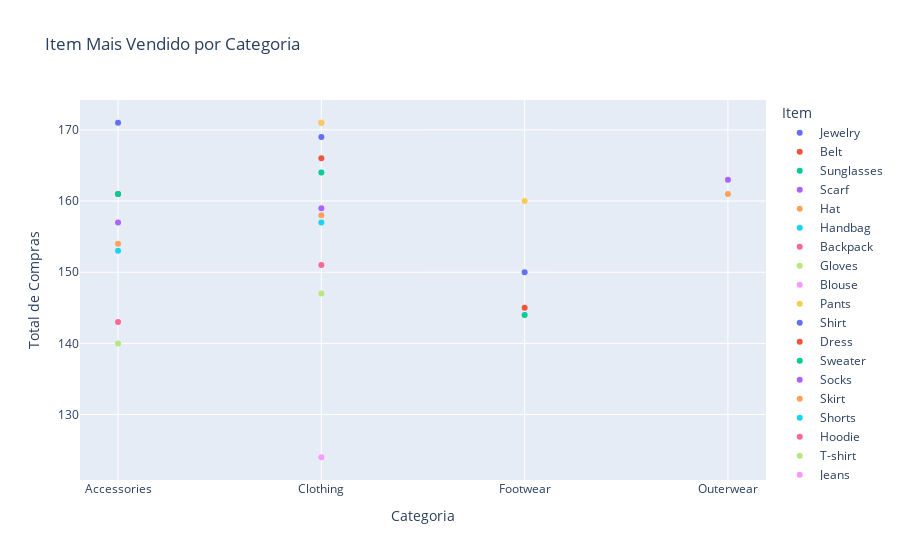

The notebook cell this image was saved under:
### Code cell
px.scatter(df_item_categoria, 
             x='Category', 
             y='Total de Compras', 
             color='Item Purchased', 
             title='Item Mais Vendido por Categoria',
             labels={'Total de Compras': 'Total de Compras', 'Category': 'Categoria', 'Item Purchased': 'Item'})

### Figure 1 — Plotly figure (JSON) as saved in the notebook; plotly's stock layout.template omitted (floating-point values rounded to 4 significant figures)
{"data": [{"hovertemplate": "Item=Jewelry<br>Categoria=%{x}<br>Total de Compras=%{y}<extra></extra>", "legendgroup": "Jewelry", "marker": {"color": "#636efa", "symbol": "circle"}, "mode": "markers", "name": "Jewelry", "orientation": "v", "showlegend": true, "type": "scatter", "x": ["Accessories"], "xaxis": "x", "y": [171], "yaxis": "y"}, {"hovertemplate": "Item=Belt<br>Categoria=%{x}<br>Total de Compras=%{y}<extra></extra>", "legendgroup": "Belt", "marker": {"color": "#EF553B", "symbol": "circle"}, "mode": "markers", "name": "Belt", "orientation": "v", "showlegend": true, "type": "scatter", "x": ["Accessories"], "xaxis": "x", "y": [161], "yaxis": "y"}, {"hovertemplate": "Item=Sunglasses<br>Categoria=%{x}<br>Total de Compras=%{y}<extra></extra>", "legendgroup": "Sunglasses", "marker": {"color": "#00cc96", "symbol": "circle"}, "mode": "markers", "name": "Sunglasses", "orientation": "v", "showlegend": true, "type": "scatter", "x": ["Accessories"], "xaxis": "x", "y": [161], "yaxis": "y"}, {"hovertemplate": "Item=Scarf<br>Categoria=%{x}<br>Total de Compras=%{y}<extra></extra>", "legendgroup": "Scarf", "marker": {"color": "#ab63fa", "symbol": "circle"}, "mode": "markers", "name": "Scarf", "orientation": "v", "showlegend": true, "type": "scatter", "x": ["Accessories"], "xaxis": "x", "y": [157], "yaxis": "y"}, {"hovertemplate": "Item=Hat<br>Categoria=%{x}<br>Total de Compras=%{y}<extra></extra>", "legendgroup": "Hat", "marker": {"color": "#FFA15A", "symbol": "circle"}, "mode": "markers", "name": "Hat", "orientation": "v", "showlegend": true, "type": "scatter", "x": ["Accessories"], "xaxis": "x", "y": [154], "yaxis": "y"}, {"hovertemplate": "Item=Handbag<br>Categoria=%{x}<br>Total de Compras=%{y}<extra></extra>", "legendgroup": "Handbag", "marker": {"color": "#19d3f3", "symbol": "circle"}, "mode": "markers", "name": "Handbag", "orientation": "v", "showlegend": true, "type": "scatter", "x": ["Accessories"], "xaxis": "x", "y": [153], "yaxis": "y"}, {"hovertemplate": "Item=Backpack<br>Categoria=%{x}<br>Total de Compras=%{y}<extra></extra>", "legendgroup": "Backpack", "marker": {"color": "#FF6692", "symbol": "circle"}, "mode": "markers", "name": "Backpack", "orientation": "v", "showlegend": true, "type": "scatter", "x": ["Accessories"], "xaxis": "x", "y": [143], "yaxis": "y"}, {"hovertemplate": "Item=Gloves<br>Categoria=%{x}<br>Total de Compras=%{y}<extra></extra>", "legendgroup": "Gloves", "marker": {"color": "#B6E880", "symbol": "circle"}, "mode": "markers", "name": "Gloves", "orientation": "v", "showlegend": true, "type": "scatter", "x": ["Accessories"], "xaxis": "x", "y": [140], "yaxis": "y"}, {"hovertemplate": "Item=Blouse<br>Categoria=%{x}<br>Total de Compras=%{y}<extra></extra>", "legendgroup": "Blouse", "marker": {"color": "#FF97FF", "symbol": "circle"}, "mode": "markers", "name": "Blouse", "orientation": "v", "showlegend": true, "type": "scatter", "x": ["Clothing"], "xaxis": "x", "y": [171], "yaxis": "y"}, {"hovertemplate": "Item=Pants<br>Categoria=%{x}<br>Total de Compras=%{y}<extra></extra>", "legendgroup": "Pants", "marker": {"color": "#FECB52", "symbol": "circle"}, "mode": "markers", "name": "Pants", "orientation": "v", "showlegend": true, "type": "scatter", "x": ["Clothing"], "xaxis": "x", "y": [171], "yaxis": "y"}, {"hovertemplate": "Item=Shirt<br>Categoria=%{x}<br>Total de Compras=%{y}<extra></extra>", "legendgroup": "Shirt", "marker": {"color": "#636efa", "symbol": "circle"}, "mode": "markers", "name": "Shirt", "orientation": "v", "showlegend": true, "type": "scatter", "x": ["Clothing"], "xaxis": "x", "y": [169], "yaxis": "y"}, {"hovertemplate": "Item=Dress<br>Categoria=%{x}<br>Total de Compras=%{y}<extra></extra>", "legendgroup": "Dress", "marker": {"color": "#EF553B", "symbol": "circle"}, "mode": "markers", "name": "Dress", "orientation": "v", "showlegend": true, "type": "scatter", "x": ["Clothing"], "xaxis": "x", "y": [166], "yaxis": "y"}, {"hovertemplate": "Item=Sweater<br>Categoria=%{x}<br>Total de Compras=%{y}<extra></extra>", "legendgroup": "Sweater", "marker": {"color": "#00cc96", "symbol": "circle"}, "mode": "markers", "name": "Sweater", "orientation": "v", "showlegend": true, "type": "scatter", "x": ["Clothing"], "xaxis": "x", "y": [164], "yaxis": "y"}, {"hovertemplate": "Item=Socks<br>Categoria=%{x}<br>Total de Compras=%{y}<extra></extra>", "legendgroup": "Socks", "marker": {"color": "#ab63fa", "symbol": "circle"}, "mode": "markers", "name": "Socks", "orientation": "v", "showlegend": true, "type": "scatter", "x": ["Clothing"], "xaxis": "x", "y": [159], "yaxis": "y"}, {"hovertemplate": "Item=Skirt<br>Categoria=%{x}<br>Total de Compras=%{y}<extra></extra>", "legendgroup": "Skirt", "marker": {"color": "#FFA15A", "symbol": "circle"}, "mode": "markers", "name": "Skirt", "orientation": "v", "showlegend": true, "type": "scatter", "x": ["Clothing"], "xaxis": "x", "y": [158], "yaxis": "y"}, {"hovertemplate": "Item=Shorts<br>Categoria=%{x}<br>Total de Compras=%{y}<extra></extra>", "legendgroup": "Shorts", "marker": {"color": "#19d3f3", "symbol": "circle"}, "mode": "markers", "name": "Shorts", "orientation": "v", "showlegend": true, "type": "scatter", "x": ["Clothing"], "xaxis": "x", "y": [157], "yaxis": "y"}, {"hovertemplate": "Item=Hoodie<br>Categoria=%{x}<br>Total de Compras=%{y}<extra></extra>", "legendgroup": "Hoodie", "marker": {"color": "#FF6692", "symbol": "circle"}, "mode": "markers", "name": "Hoodie", "orientation": "v", "showlegend": true, "type": "scatter", "x": ["Clothing"], "xaxis": "x", "y": [151], "yaxis": "y"}, {"hovertemplate": "Item=T-shirt<br>Categoria=%{x}<br>Total de Compras=%{y}<extra></extra>", "legendgroup": "T-shirt", "marker": {"color": "#B6E880", "symbol": "circle"}, "mode": "markers", "name": "T-shirt", "orientation": "v", "showlegend": true, "type": "scatter", "x": ["Clothing"], "xaxis": "x", "y": [147], "yaxis": "y"}, {"hovertemplate": "Item=Jeans<br>Categoria=%{x}<br>Total de Compras=%{y}<extra></extra>", "legendgroup": "Jeans", "marker": {"color": "#FF97FF", "symbol": "circle"}, "mode": "markers", "name": "Jeans", "orientation": "v", "showlegend": true, "type": "scatter", "x": ["Clothing"], "xaxis": "x", "y": [124], "yaxis": "y"}, {"hovertemplate": "Item=Sandals<br>Categoria=%{x}<br>Total de Compras=%{y}<extra></extra>", "legendgroup": "Sandals", "marker": {"color": "#FECB52", "symbol": "circle"}, "mode": "markers", "name": "Sandals", "orientation": "v", "showlegend": true, "type": "scatter", "x": ["Footwear"], "xaxis": "x", "y": [160], "yaxis": "y"}, {"hovertemplate": "Item=Shoes<br>Categoria=%{x}<br>Total de Compras=%{y}<extra></extra>", "legendgroup": "Shoes", "marker": {"color": "#636efa", "symbol": "circle"}, "mode": "markers", "name": "Shoes", "orientation": "v", "showlegend": true, "type": "scatter", "x": ["Footwear"], "xaxis": "x", "y": [150], "yaxis": "y"}, {"hovertemplate": "Item=Sneakers<br>Categoria=%{x}<br>Total de Compras=%{y}<extra></extra>", "legendgroup": "Sneakers", "marker": {"color": "#EF553B", "symbol": "circle"}, "mode": "markers", "name": "Sneakers", "orientation": "v", "showlegend": true, "type": "scatter", "x": ["Footwear"], "xaxis": "x", "y": [145], "yaxis": "y"}, {"hovertemplate": "Item=Boots<br>Categoria=%{x}<br>Total de Compras=%{y}<extra></extra>", "legendgroup": "Boots", "marker": {"color": "#00cc96", "symbol": "circle"}, "mode": "markers", "name": "Boots", "orientation": "v", "showlegend": true, "type": "scatter", "x": ["Footwear"], "xaxis": "x", "y": [144], "yaxis": "y"}, {"hovertemplate": "Item=Jacket<br>Categoria=%{x}<br>Total de Compras=%{y}<extra></extra>", "legendgroup": "Jacket", "marker": {"color": "#ab63fa", "symbol": "circle"}, "mode": "markers", "name": "Jacket", "orientation": "v", "showlegend": true, "type": "scatter", "x": ["Outerwear"], "xaxis": "x", "y": [163], "yaxis": "y"}, {"hovertemplate": "Item=Coat<br>Categoria=%{x}<br>Total de Compras=%{y}<extra></extra>", "legendgroup": "Coat", "marker": {"color": "#FFA15A", "symbol": "circle"}, "mode": "markers", "name": "Coat", "orientation": "v", "showlegend": true, "type": "scatter", "x": ["Outerwear"], "xaxis": "x", "y": [161], "yaxis": "y"}], "layout": {"legend": {"title": {"text": "Item"}, "tracegroupgap": 0}, "title": {"text": "Item Mais Vendido por Categoria"}, "xaxis": {"anchor": "y", "domain": [0, 1], "title": {"text": "Categoria"}}, "yaxis": {"anchor": "x", "domain": [0, 1], "title": {"text": "Total de Compras"}}}}
